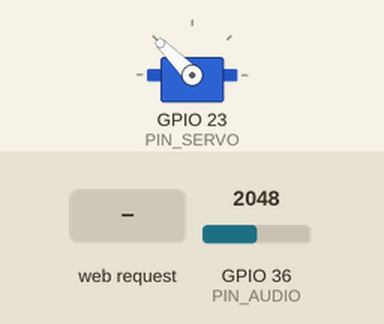
Recording of a sketch running on a simulated ESP32. Shown: servo. The test bench sets the inputs (shaded band); at power-on: GPIO 36 (PIN_AUDIO) = 2048. WiFi joins after 1.5 s; servers stay silent unless stated.

Above: at 2.7 s.
2.8 s: HTTP request GET /open received
At 3.26 s:
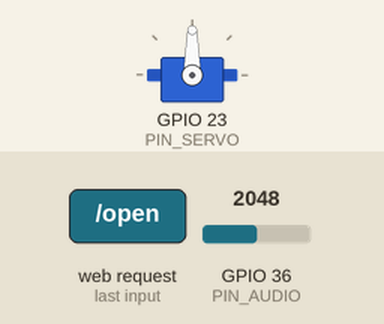
At 5.4 s:
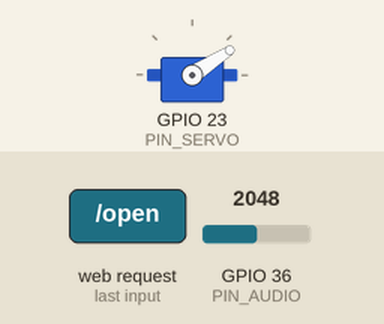
Timing chart, 0 to 8.8 s (numbered marks = the images above; inputs shaded):
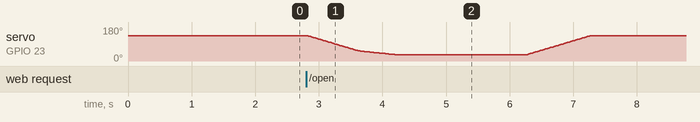

The sketch:

ring-press.ino
```cpp
#include <ESP32Servo.h>

#include <WiFi.h>

#include <ESPmDNS.h>
#include <WiFiUdp.h>
#include <ArduinoOTA.h>

#include <WebServer.h>

// CONFIGURATION START
#define HOSTNAME "DESIRED_NETWORK_HOSTNAME"
#define SSID "YOUR_WIFI_SSID"
#define PASSWORD "YOUR_WIFI_PASSWORD"

#define PIN_SERVO 23              // data pin of servo, must be a PWM Pin
#define PIN_AUDIO 36              // analog pin to measure volume
#define PRESSED 33                // servo position when button is pressed
#define RELEASED 135              // servo position when button shouldn't be pressed
#define FAST 10                   // delay between servo pos changes
#define SLOW 30                   // delay between servo pos changes
#define RING_THRESHOLD 1.1        // 1.1 => volume must be 110% of AVG to be detected as ringing
#define RING_TO_OPEN_DURATION 120 // in seconds
// CONFIGURATION END

// GLOBAL VARIABLES START
Servo myservo;
byte servoPos = 0;

WebServer server(80);

unsigned int avgVolume = 128;
unsigned long long ringToOpenUntil = 0;
// GLOBAL VARIABLES END

void openDoor()
{
  for (servoPos = RELEASED; servoPos >= PRESSED; servoPos -= 1)
  {
    myservo.write(servoPos);
    delay((servoPos > PRESSED + 20) ? FAST : SLOW);
  }
  delay(2000);
  for (servoPos = PRESSED; servoPos <= RELEASED; servoPos += 1)
  {
    myservo.write(servoPos);
    delay(FAST);
  }
}

// WEBSERVER HANDLER START
void handleOpenDoor()
{
  server.send(200, "text/plain", "OK");
  openDoor();
}

void handleRingToOpenDoor()
{
  server.send(200, "text/plain", "Ring to open activated");
  ringToOpenUntil = millis() + (RING_TO_OPEN_DURATION * 1000);
}

void handle_NotFound()
{
  server.send(404, "text/plain", "Not found");
}
// WEBSERVER HANDLER END

void setup()
{
  myservo.attach(PIN_SERVO);
  myservo.write(RELEASED);

  WiFi.mode(WIFI_STA);
  WiFi.hostname(HOSTNAME);
  WiFi.begin(SSID, PASSWORD);
  while (WiFi.waitForConnectResult() != WL_CONNECTED)
  {
    // Failed to connect
    delay(5000);
    ESP.restart();
  }

  ArduinoOTA.begin();

  // setup server roots
  server.on("/open", handleOpenDoor);
  server.on("/ring_to_open", handleRingToOpenDoor);
  server.onNotFound(handle_NotFound);
  server.begin();
}

void loop()
{
  ArduinoOTA.handle();
  server.handleClient();

  if (ringToOpenUntil > millis())
  {
    if (analogRead(PIN_AUDIO) > ((float)avgVolume * RING_THRESHOLD))
    {
      openDoor();
      ringToOpenUntil = millis();
    }
  }
  else
  {
    avgVolume = (avgVolume + analogRead(PIN_AUDIO)) / 2;
  }
}
```
